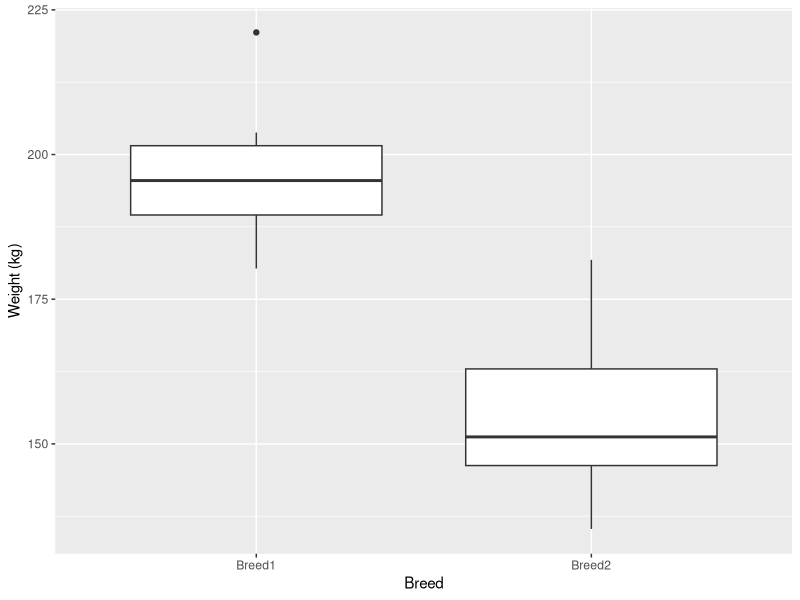
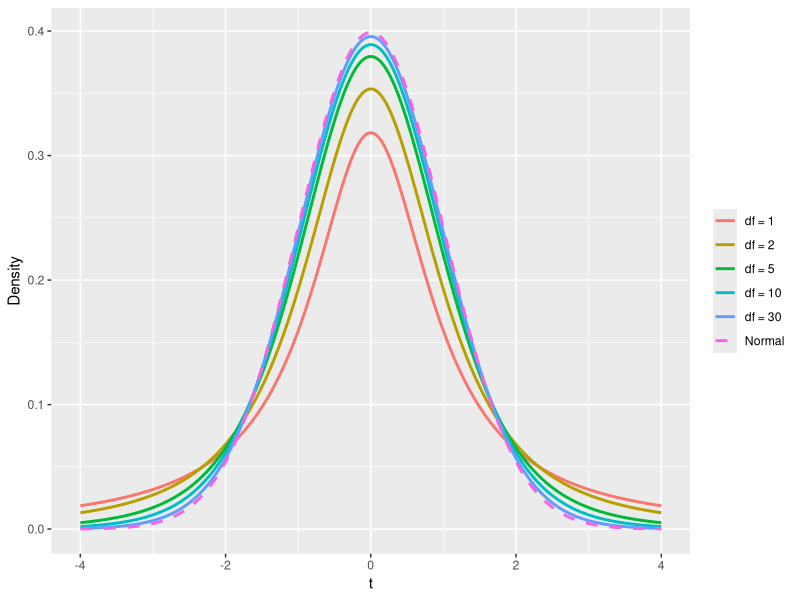
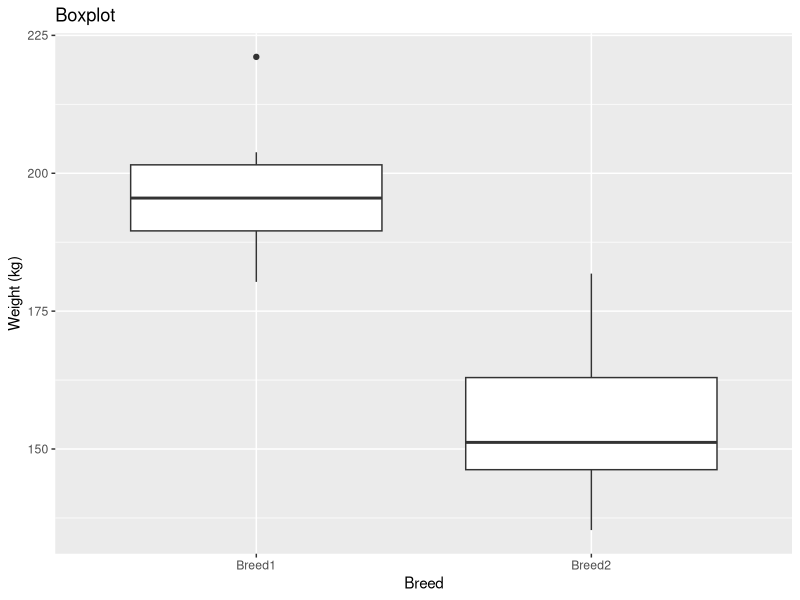
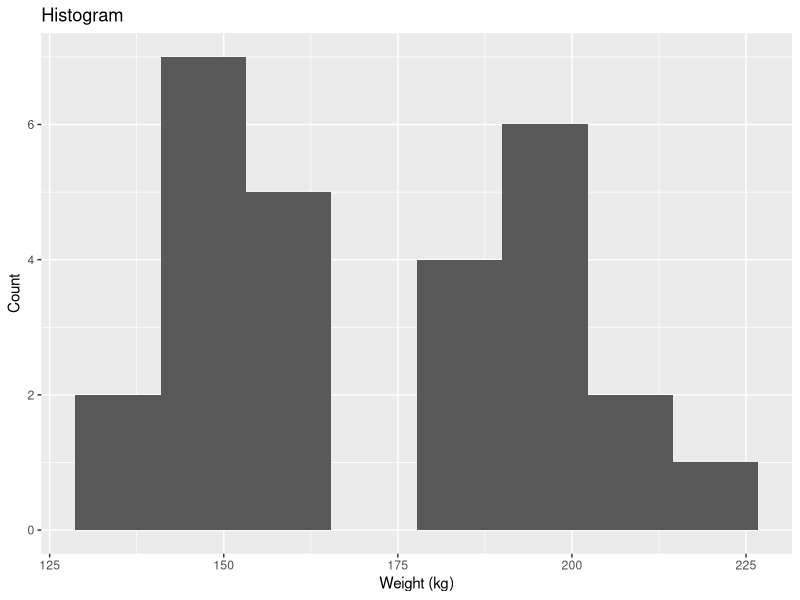

Reproduce these figures in R, in order.
## ---- chunk 1
library(tidyverse)
library(ggplot2)
## ---- chunk 2
cattle <- read.csv("data/cattle.csv")
cattle
## ---- chunk 3
cattle <- read.csv("data/cattle.csv") |>
  pivot_longer(
    cols = everything(),
    names_to = "breed",
    values_to = "weight"
  ) |>
  mutate(breed = as.factor(breed)) |>
  drop_na()

cattle
## ---- chunk 4
#| label: group_plot
#| fig-align: center
ggplot(cattle, aes(breed, weight)) +
  geom_boxplot() +
  labs(x = "Breed", y = "Weight (kg)")
## ---- chunk 5
#| label: t_dist_plot
#| fig-align: center
#| code-fold: true
x <- seq(-4, 4, length.out = 300)

t_data <- map_dfr(c(1, 2, 5, 10, 30), function(df) {
  tibble(x = x, density = dt(x, df), df = paste("df =", df))
})

normal_data <- tibble(x = x, density = dnorm(x), df = "Normal")

bind_rows(t_data, normal_data) |>
  mutate(df = fct_relevel(df, "df = 1", "df = 2", "df = 5", "df = 10", "df = 30", "Normal")) |>
  ggplot(aes(x, density, colour = df, linetype = df)) +
  geom_line(linewidth = 1) +
  scale_linetype_manual(values = c(rep("solid", 5), "dashed")) +
  labs(x = "t", y = "Density", colour = NULL, linetype = NULL) +
  theme(legend.position = "right")
## ---- chunk 6
cattle_summary <- cattle |>
  group_by(breed) |>
  summarise(
    n = n(),
    mean_wt = mean(weight, na.rm = TRUE),
    sd_wt = sd(weight, na.rm = TRUE)
  )

cattle_summary
## ---- chunk 7
# Extract values
n1 <- cattle_summary$n[1]
n2 <- cattle_summary$n[2]
m1 <- cattle_summary$mean_wt[1]
m2 <- cattle_summary$mean_wt[2]
s1 <- cattle_summary$sd_wt[1]
s2 <- cattle_summary$sd_wt[2]

# Pooled variance
sp2 <- ((n1 - 1) * s1^2 + (n2 - 1) * s2^2) / (n1 + n2 - 2)

# t-statistic
t_stat <- (m1 - m2) / sqrt(sp2 * (1/n1 + 1/n2))
t_stat
## ---- chunk 8
# Degrees of freedom
df <- n1 + n2 - 2

# p-value (two-tailed)
p_val <- 2 * pt(-abs(t_stat), df)
p_val
## ---- chunk 9
t.test(weight ~ breed, data = cattle, var.equal = TRUE)
## ---- chunk 10
max(cattle_summary$sd_wt) / min(cattle_summary$sd_wt)
## ---- chunk 11
#| label: outlier_check
#| fig-align: center
#| layout-ncol: 2
ggplot(cattle, aes(breed, weight)) +
  geom_boxplot() +
  labs(title = "Boxplot", x = "Breed", y = "Weight (kg)")

ggplot(cattle, aes(weight)) +
  geom_histogram(bins = 8) +
  labs(title = "Histogram", x = "Weight (kg)", y = "Count")
## ---- chunk 12
shapiro.test(cattle$weight)
